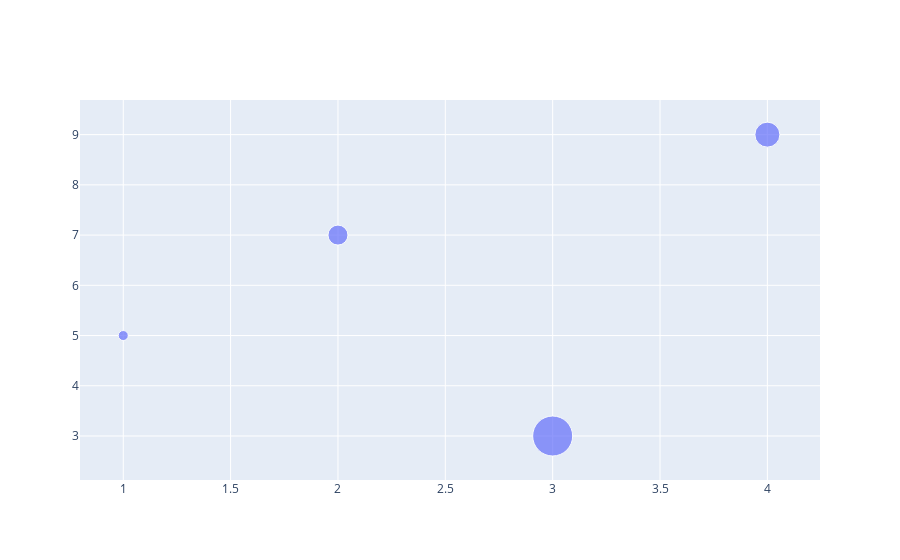

The notebook cell saved with this chart:
### Code cell
#BUBBLE CHART
x=[1,2,3,4]
y=[5,7,3,9]
fig=go.Figure(go.Scatter(x=x,y=y,mode='markers',marker_size=[10,20,40,25],text=['A','B','C','D'])) #text is used to show the text on the markers
fig.show()

### Figure 1 — Plotly figure (JSON) as saved in the notebook; plotly's stock layout.template omitted (floating-point values rounded to 4 significant figures)
{"data": [{"marker": {"size": [10, 20, 40, 25]}, "mode": "markers", "text": ["A", "B", "C", "D"], "type": "scatter", "x": [1, 2, 3, 4], "y": [5, 7, 3, 9]}], "layout": {}}
